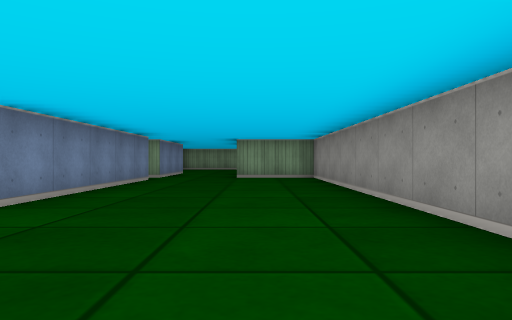
View 1 (above)

20 first-person views from a walk through a cub3D ray-caster map. The camera is about half as high as the walls, looks level and sees 70° across. The floor is counted in squares. Each view is taken from the middle of a square. On the plan, view 1 faces up. The plan holds only what a view shows up to about 9 squares ahead; the rest is blank.

View 2
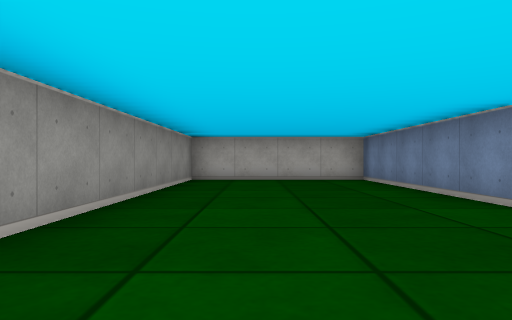

View 3
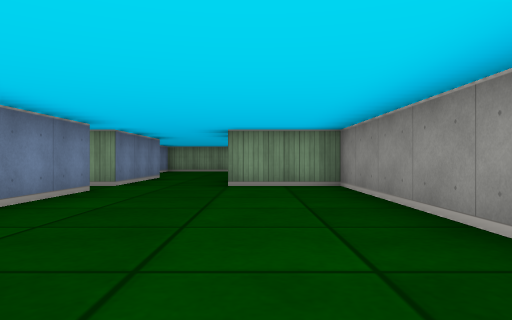

View 4
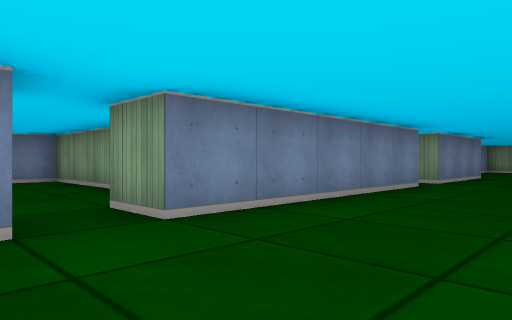

View 5
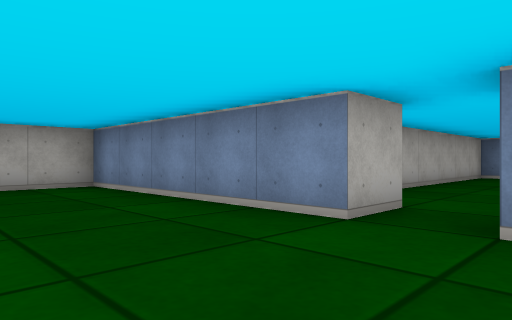

View 6
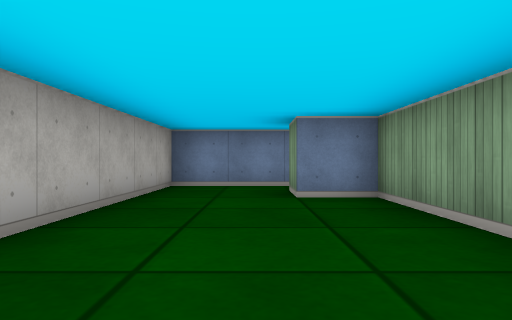

View 7
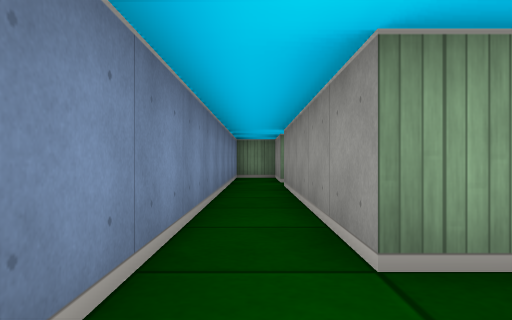

View 8
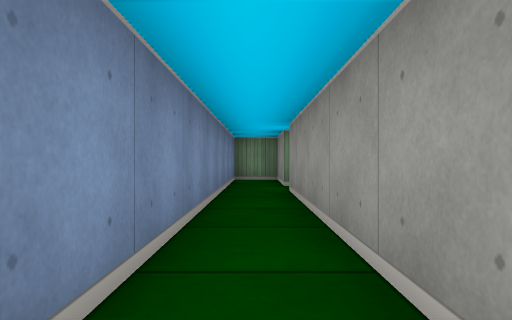

View 9
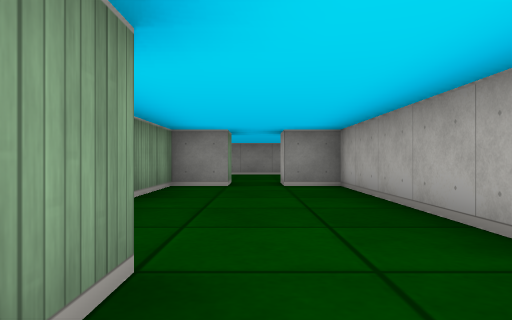

View 10
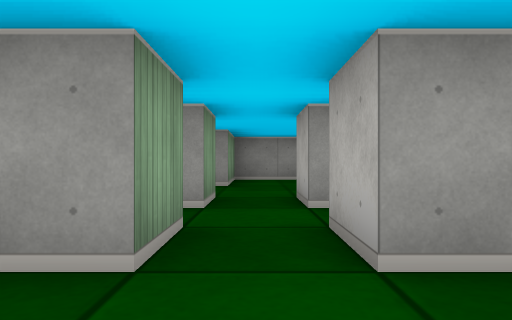

View 11
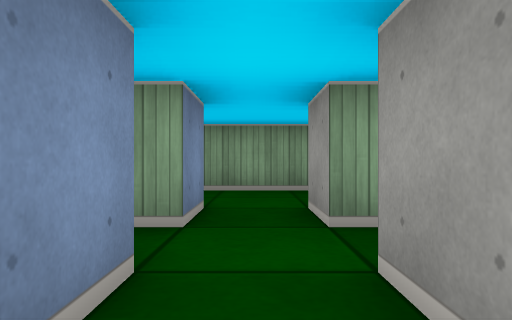

View 12
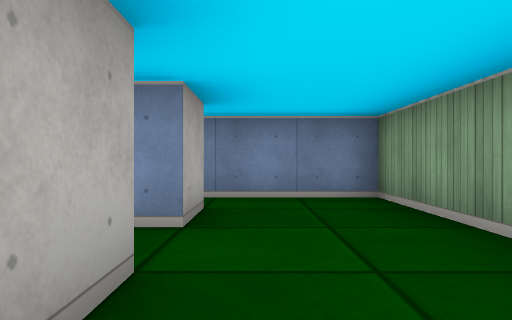

View 13
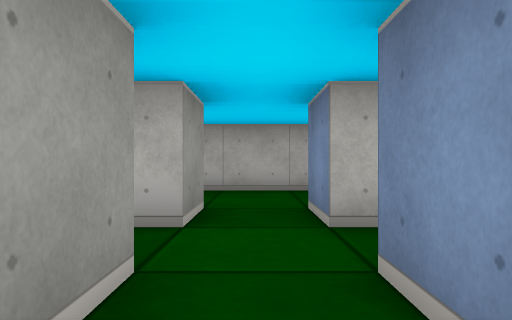

View 14
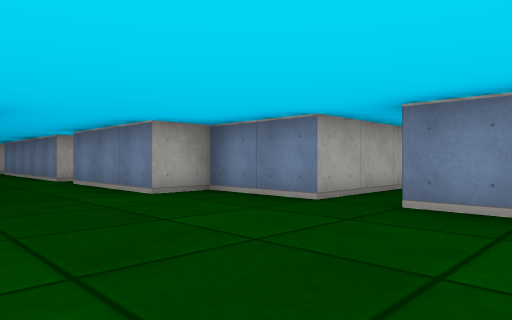

View 15
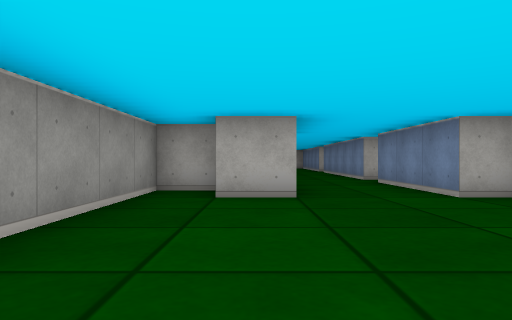

View 16
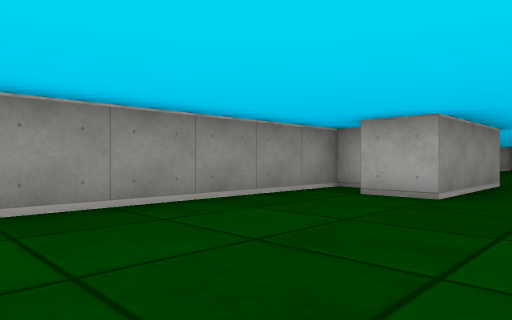

View 17
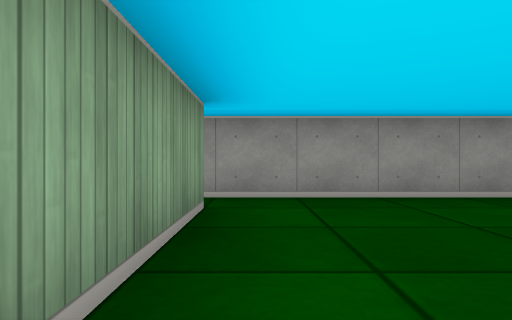

View 18
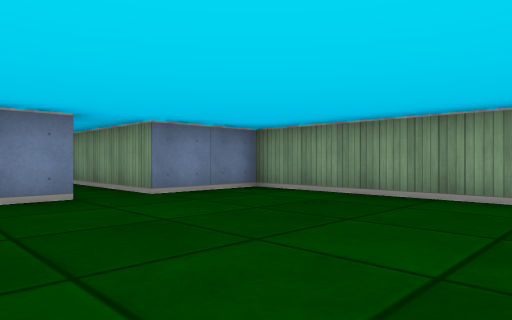

View 19
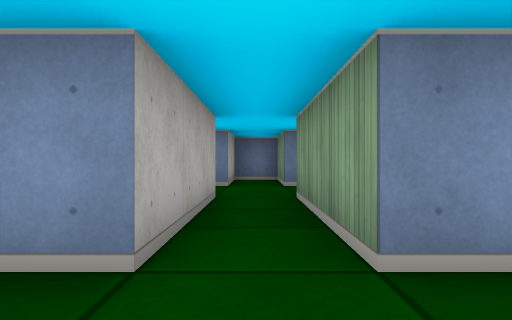

View 20
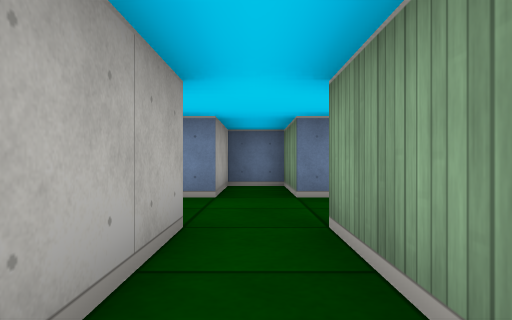

### Floor plan
Ten units are one square. View 1 is at (0, 0); x grows to the right and y downward. Boxes are objects, and circles mark ways between rooms. Rooms are numbered by the first view taken in them; rooms with no view inside come last. Other rooms are left out.
<svg viewBox="-110 -190 130 220">
<path fill="none" stroke="#000" d="M-35 -25 -25 -25 -25 25 15 25 15 -95 -5 -95M-35 -85 -25 -85 -25 -35 -35 -35M-25 -95 -35 -95M-35 -35 -35 -45 -85 -45 -85 -35 -95 -35 -95 -85M-95 -95 -95 -112M-95 -115 -105 -115 -105 -15 -35 -15 -35 -25M-65 -85 -65 -75M-55 -75 -55 -85 -45 -85M-45 -95 -55 -95 -55 -105 -46 -105M-75 -105 -65 -105 -65 -95M-69 -55 -51 -55M-51 -125 -85 -125 -85 -102M5 -115 15 -115 15 -178M5 -175 -35 -175 -35 -155 -65 -155M-5 -95 -5 -125 5 -125M-65 -145 -35 -145 -35 -125 -25 -125 -25 -95M-85 -155 -105 -155 -105 -145 -85 -145 -85 -140"/>
<circle cx="-30" cy="-30" r="3" fill="#2a7"/>
<circle cx="-30" cy="-90" r="3" fill="#2a7"/>
<circle cx="-15" cy="-90" r="3" fill="#2a7"/>
<circle cx="-90" cy="-90" r="3" fill="#2a7"/>
<circle cx="-60" cy="-150" r="3" fill="#2a7"/>
<text x="-10" y="-40">1</text>
<text x="-80" y="-40">2</text>
<text x="-60" y="-90">3</text>
<text x="-10" y="-140">4</text>
<text x="-80" y="-150">5</text>
</svg>
Room 1 opens to room 2. Room 1 opens to room 3. Room 1 opens to room 4. Room 2 opens to room 3. Room 4 opens to room 5.

Where each view was taken, in squares from view 1:
view 1: 0 up, 0 right, facing up
view 2: 6 up, 0 right, facing down
view 3: 3 up, 0 right, facing up
view 4: 2 up, 0 right, facing up-left
view 5: 4 up, 0 right, facing down-left
view 6: 3 up, 4 left, facing left
view 7: 2 up, 10 left, facing up
view 8: 3 up, 10 left, facing up
view 9: 3 up, 10 left, facing right
view 10: 9 up, 7 left, facing right
view 11: 7 up, 6 left, facing up
view 12: 11 up, 4 left, facing left
view 13: 11 up, 6 left, facing down
view 14: 17 up, 0 right, facing down-left
view 15: 17 up, 0 right, facing down
view 16: 17 up, 2 left, facing down-right
view 17: 17 up, 3 left, facing right
view 18: 13 up, 1 right, facing up-left
view 19: 15 up, 2 left, facing left
view 20: 15 up, 4 left, facing left
